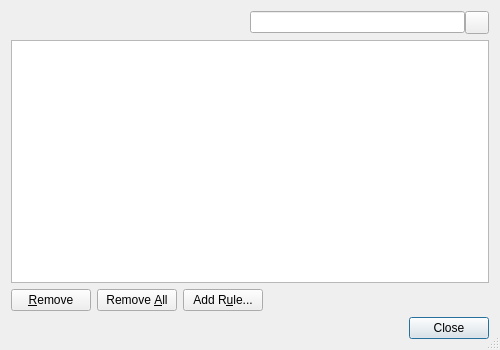
<?xml version="1.0" encoding="UTF-8"?>
<ui version="4.0">
 <class>CookiesDialog</class>
 <widget class="QDialog" name="CookiesDialog">
  <property name="geometry">
   <rect>
    <x>0</x>
    <y>0</y>
    <width>500</width>
    <height>350</height>
   </rect>
  </property>
  <property name="windowTitle">
   <string>Cookies</string>
  </property>
  <property name="sizeGripEnabled">
   <bool>true</bool>
  </property>
  <layout class="QGridLayout" name="gridLayout">
   <item row="0" column="0" colspan="4">
    <layout class="QHBoxLayout" name="horizontalLayout_2">
     <item>
      <spacer name="horizontalSpacer">
       <property name="orientation">
        <enum>Qt::Horizontal</enum>
       </property>
       <property name="sizeHint" stdset="0">
        <size>
         <width>40</width>
         <height>20</height>
        </size>
       </property>
      </spacer>
     </item>
     <item>
      <layout class="QHBoxLayout" name="horizontalLayout">
       <property name="spacing">
        <number>0</number>
       </property>
       <item>
        <widget class="QLineEdit" name="searchEdit">
         <property name="toolTip">
          <string>Enter search term for cookies</string>
         </property>
        </widget>
       </item>
       <item>
        <widget class="QToolButton" name="clearButton">
         <property name="toolTip">
          <string>Press to clear the search edit</string>
         </property>
         <property name="text">
          <string/>
         </property>
        </widget>
       </item>
      </layout>
     </item>
    </layout>
   </item>
   <item row="1" column="0" colspan="4">
    <widget class="E4TableView" name="cookiesTable">
     <property name="alternatingRowColors">
      <bool>true</bool>
     </property>
     <property name="selectionBehavior">
      <enum>QAbstractItemView::SelectRows</enum>
     </property>
     <property name="textElideMode">
      <enum>Qt::ElideMiddle</enum>
     </property>
     <property name="showGrid">
      <bool>false</bool>
     </property>
     <property name="sortingEnabled">
      <bool>true</bool>
     </property>
    </widget>
   </item>
   <item row="2" column="0">
    <widget class="QPushButton" name="removeButton">
     <property name="toolTip">
      <string>Press to remove the selected entries</string>
     </property>
     <property name="text">
      <string>&amp;Remove</string>
     </property>
     <property name="autoDefault">
      <bool>false</bool>
     </property>
    </widget>
   </item>
   <item row="2" column="1">
    <widget class="QPushButton" name="removeAllButton">
     <property name="toolTip">
      <string>Press to remove all entries</string>
     </property>
     <property name="text">
      <string>Remove &amp;All</string>
     </property>
     <property name="autoDefault">
      <bool>false</bool>
     </property>
    </widget>
   </item>
   <item row="2" column="2">
    <widget class="QPushButton" name="addButton">
     <property name="toolTip">
      <string>Press to open the cookies exceptions dialog to add a new rule</string>
     </property>
     <property name="text">
      <string>Add R&amp;ule...</string>
     </property>
     <property name="autoDefault">
      <bool>false</bool>
     </property>
    </widget>
   </item>
   <item row="2" column="3">
    <spacer name="horizontalSpacer_2">
     <property name="orientation">
      <enum>Qt::Horizontal</enum>
     </property>
     <property name="sizeHint" stdset="0">
      <size>
       <width>208</width>
       <height>20</height>
      </size>
     </property>
    </spacer>
   </item>
   <item row="3" column="0" colspan="4">
    <widget class="QDialogButtonBox" name="buttonBox">
     <property name="orientation">
      <enum>Qt::Horizontal</enum>
     </property>
     <property name="standardButtons">
      <set>QDialogButtonBox::Close</set>
     </property>
    </widget>
   </item>
  </layout>
 </widget>
 <customwidgets>
  <customwidget>
   <class>E4TableView</class>
   <extends>QTableView</extends>
   <header>E4Gui/E4TableView.h</header>
  </customwidget>
 </customwidgets>
 <tabstops>
  <tabstop>searchEdit</tabstop>
  <tabstop>clearButton</tabstop>
  <tabstop>cookiesTable</tabstop>
  <tabstop>removeButton</tabstop>
  <tabstop>removeAllButton</tabstop>
  <tabstop>addButton</tabstop>
  <tabstop>buttonBox</tabstop>
 </tabstops>
 <resources/>
 <connections>
  <connection>
   <sender>buttonBox</sender>
   <signal>accepted()</signal>
   <receiver>CookiesDialog</receiver>
   <slot>accept()</slot>
   <hints>
    <hint type="sourcelabel">
     <x>228</x>
     <y>274</y>
    </hint>
    <hint type="destinationlabel">
     <x>157</x>
     <y>274</y>
    </hint>
   </hints>
  </connection>
  <connection>
   <sender>buttonBox</sender>
   <signal>rejected()</signal>
   <receiver>CookiesDialog</receiver>
   <slot>reject()</slot>
   <hints>
    <hint type="sourcelabel">
     <x>316</x>
     <y>260</y>
    </hint>
    <hint type="destinationlabel">
     <x>286</x>
     <y>274</y>
    </hint>
   </hints>
  </connection>
  <connection>
   <sender>clearButton</sender>
   <signal>clicked()</signal>
   <receiver>searchEdit</receiver>
   <slot>clear()</slot>
   <hints>
    <hint type="sourcelabel">
     <x>376</x>
     <y>21</y>
    </hint>
    <hint type="destinationlabel">
     <x>329</x>
     <y>23</y>
    </hint>
   </hints>
  </connection>
 </connections>
</ui>
